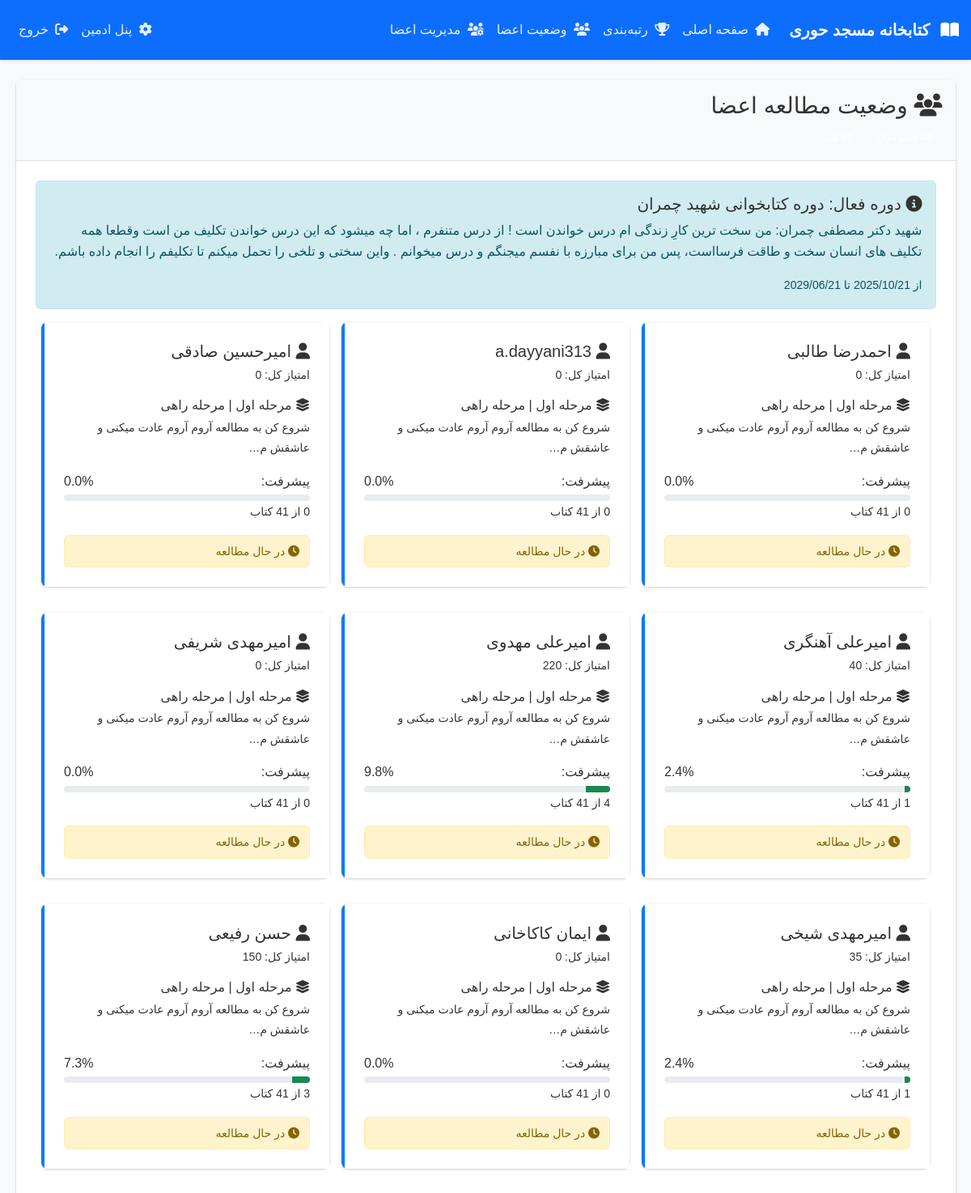
Page /member-progress/ (signed in, upper part) on the committed database.
### books/models.py (models this page shows, shortened)
class ReadingPeriod(models.Model):
    name = models.CharField(max_length=200, verbose_name="نام دوره")
    description = models.TextField(verbose_name="توضیحات")
    is_active = models.BooleanField(default=False, verbose_name="فعال")
    start_date = models.DateField(verbose_name="تاریخ شروع")
    end_date = models.DateField(verbose_name="تاریخ پایان")
    created_at = models.DateTimeField(auto_now_add=True)
    updated_at = models.DateTimeField(auto_now=True)
    class Meta:
        verbose_name = "دوره کتابخوانی"
        verbose_name_plural = "دوره‌های کتابخوانی"
        ordering = ['-created_at']

class Member(models.Model):
    GROUP_CHOICES = [
        ('soleimani', 'گروه شهید سلیمانی'),
        ('fakhrizadeh', 'گروه شهید فخری زاده'),
    ]
    user = models.OneToOneField(User, on_delete=models.CASCADE, null=True, blank=True, verbose_name="کاربر")
    first_name = models.CharField(max_length=100, verbose_name="نام", null=True, blank=True)
    last_name = models.CharField(max_length=100, verbose_name="نام خانوادگی", null=True, blank=True)
    group = models.CharField(max_length=20, choices=GROUP_CHOICES, default='fakhrizadeh', verbose_name="گروه")
    profile_image = models.ImageField(upload_to='members/profiles/', blank=True, null=True, verbose_name="تصویر پروفایل")
    current_stage = models.ForeignKey(Stage, on_delete=models.SET_NULL, null=True, blank=True, verbose_name="مرحله فعلی")
    total_score = models.IntegerField(default=0, verbose_name="امتیاز کل")
    is_active = models.BooleanField(default=True, verbose_name="فعال")
    created_at = models.DateTimeField(auto_now_add=True)
    updated_at = models.DateTimeField(auto_now=True)
    class Meta:
        verbose_name = "عضو"
        verbose_name_plural = "اعضا"
        ordering = ['-total_score', 'first_name']
    @property
    def full_name(self):
        if self.user:
            return f"{self.user.first_name} {self.user.last_name}" if self.user.first_name else self.user.username
        return f"{self.first_name} {self.last_name}"
    def get_completed_books_count(self):
        if self.current_stage:
            return BookAssignment.objects.filter(
                member=self,
                book__stage=self.current_stage,
                is_completed=True
            ).count()
        return 0
    def get_total_books_in_stage(self):
        if self.current_stage:
            return Book.objects.filter(stage=self.current_stage).count()
        return 0
    def get_stage_progress_percentage(self):
        total = self.get_total_books_in_stage()
        if total > 0:
            completed = self.get_completed_books_count()
            return round((completed / total) * 100, 1)
        return 0
    def can_advance_to_next_stage(self):
        if not self.current_stage:
            return False
        total_books = self.get_total_books_in_stage()
        completed_books = self.get_completed_books_count()
        return completed_books >= total_books

class Stage(models.Model):
    period = models.ForeignKey(ReadingPeriod, on_delete=models.CASCADE, verbose_name="دوره")
    stage_number = models.IntegerField(verbose_name="شماره مرحله")
    name = models.CharField(max_length=100, verbose_name="نام مرحله")
    description = models.TextField(verbose_name="توضیحات")
    image = models.ImageField(upload_to='stages/images/', blank=True, null=True, verbose_name="تصویر مرحله")
    order = models.IntegerField(verbose_name="ترتیب")
    created_at = models.DateTimeField(auto_now_add=True)
    class Meta:
        verbose_name = "مرحله"
        verbose_name_plural = "مراحل"
        unique_together = ['period', 'stage_number']
        ordering = ['order', 'stage_number']

### books/views.py (the view)
# urls.py: path('member-progress/', views.admin_member_progress, name='admin_member_progress'),
def admin_member_progress(request):
    if not request.user.is_staff:
        messages.error(request, 'شما دسترسی به این صفحه ندارید.')
        return redirect('books:home')
    try:
        active_period = ReadingPeriod.objects.get(is_active=True)
        stages = Stage.objects.filter(period=active_period).order_by('order')
        members = Member.objects.filter(is_active=True).order_by('first_name', 'last_name')
        total_members = members.count()
        total_books = Book.objects.filter(stage__period=active_period).count()
        member_details = []
        for member in members:
            stage_books = Book.objects.filter(stage=member.current_stage) if member.current_stage else Book.objects.none()
            assignments = BookAssignment.objects.filter(
                member=member,
                book__stage__period=active_period
            ).select_related('book', 'book__stage').order_by('book__stage__order', 'book__title')
            completed_books = []
            uncompleted_books = []
            for book in stage_books:
                assignment = assignments.filter(book=book).first()
                if assignment and assignment.is_completed:
                    completed_books.append({
                        'book': book,
                        'assignment': assignment,
                        'score': assignment.reading_score_earned + assignment.quiz_score_earned,
                        'returned_date': assignment.returned_date
                    })
                else:
                    uncompleted_books.append({
                        'book': book,
                        'assignment': assignment
                    })
            progress_stats = {
                'total_books_in_stage': member.get_total_books_in_stage(),
                'completed_books': member.get_completed_books_count(),
                'progress_percentage': member.get_stage_progress_percentage(),
                'can_advance': member.can_advance_to_next_stage(),
            }
            member_details.append({
                'member': member,
                'stage': member.current_stage,
                'completed_books': completed_books,
                'uncompleted_books': uncompleted_books,
                'progress_stats': progress_stats,
                'total_assignments': assignments.count(),
                'completed_assignments': assignments.filter(is_completed=True).count(),
            })
        context = {
            'active_period': active_period,
            'stages': stages,
            'members': members,
            'member_details': member_details,
            'total_members': total_members,
            'total_books': total_books,
        }
    except ReadingPeriod.DoesNotExist:
        context = {
            'active_period': None,
            'stages': [],
            'members': [],
            'member_details': [],
            'total_members': 0,
            'total_books': 0,
        }
    return render(request, 'books/admin_member_progress.html', context)

### books/context_processors.py (called while the page is built)
def notifications(request):
    if not request.user.is_authenticated:
        return {
            'header_notifications': [],
            'header_unread_notifications': 0,
        }
    user = request.user
    member = Member.objects.filter(user=user, is_active=True).first()
    if member:
        _ensure_due_notifications(user, member)
    notif_qs = Notification.objects.filter(
        Q(recipient=user) | Q(recipient__isnull=True)
    ).order_by('is_read', '-created_at')
    notifications_list = list(notif_qs[:5])
    unread_count = notif_qs.filter(is_read=False, recipient=user).count()
    return {
        'header_notifications': notifications_list,
        'header_unread_notifications': unread_count,
    }

### templates/books/admin_member_progress.html (shortened to what this page needs)
{% extends 'base.html' %}
{% load static %}
{% block content %}
<div class="container-fluid">
    <div class="row">
        <div class="col-12">
            <div class="card">
                <div class="card-header">
                    <h3 class="card-title">
                        <i class="fas fa-users"></i>
                        وضعیت مطالعه اعضا
                    </h3>
                    <div class="card-tools">
                        <span class="badge badge-info">{{ total_members }} عضو فعال</span>
                        <span class="badge badge-success">{{ total_books }} کتاب</span>
                    </div>
                </div>
                <div class="card-body">
                    {% if active_period %}
                        <div class="alert alert-info">
                            <h5><i class="fas fa-info-circle"></i> دوره فعال: {{ active_period.name }}</h5>
                            <p>{{ active_period.description }}</p>
                            <small>از {{ active_period.start_date|date:"Y/m/d" }} تا {{ active_period.end_date|date:"Y/m/d" }}</small>
                        </div>
                        {% if member_details %}
                            <div class="row">
                                {% for detail in member_details %}
                                    <div class="col-lg-4 col-md-6 mb-3">
                                        <div class="card border-left-primary member-card"
                                             data-member-id="{{ detail.member.id }}"
                                             style="cursor: pointer;">
                                            <div class="card-body">
                                                <div class="d-flex justify-content-between align-items-start mb-3">
                                                    <div>
                                                        <h5 class="mb-1">
                                                            <i class="fas fa-user text-primary"></i>
                                                            {{ detail.member.full_name }}
                                                        </h5>
                                                        <small class="text-muted">
                                                            امتیاز کل: {{ detail.member.total_score }}
                                                        </small>
                                                    </div>
                                                    <span class="badge badge-primary">
                                                    </span>
                                                </div>
                                                {% if detail.stage %}
                                                    <div class="mb-3">
                                                        <h6 class="text-primary mb-1">
                                                            <i class="fas fa-layer-group"></i>
                                                            {{ detail.stage.name }}
                                                        </h6>
                                                        <small class="text-muted">{{ detail.stage.description|truncatechars:50 }}</small>
                                                    </div>
                                                    <div class="mb-3">
                                                        <div class="d-flex justify-content-between mb-1">
                                                            <span>پیشرفت:</span>
                                                            <span>{{ detail.progress_stats.progress_percentage }}%</span>
                                                        </div>
                                                        <div class="progress" style="height: 8px;">
                                                            <div class="progress-bar bg-success"
                                                                 style="width: {{ detail.progress_stats.progress_percentage }}%">
                                                            </div>
                                                        </div>
                                                        <small class="text-muted">
                                                            {{ detail.progress_stats.completed_books }} از {{ detail.progress_stats.total_books_in_stage }} کتاب
                                                        </small>
                                                    </div>
                                                    {% if detail.progress_stats.can_advance %}
                                                        <div class="alert alert-success alert-sm mb-0">
                                                            <i class="fas fa-check-circle"></i>
                                                            آماده برای مرحله بعد
                                                        </div>
                                                    {% else %}
                                                        <div class="alert alert-warning alert-sm mb-0">
                                                            <i class="fas fa-clock"></i>
                                                            در حال مطالعه
                                                        </div>
                                                    {% endif %}
                                                {% else %}
                                                    <div class="alert alert-secondary alert-sm mb-0">
                                                        <i class="fas fa-exclamation-triangle"></i>
                                                        مرحله‌ای تعیین نشده
                                                    </div>
                                                {% endif %}
                                            </div>
                                        </div>
                                    </div>
                                {% endfor %}
                            </div>
                        {% else %}
                            <div class="alert alert-warning">
                                <i class="fas fa-exclamation-triangle"></i>
                                هیچ عضو فعالی یافت نشد.
                            </div>
                        {% endif %}
                    {% else %}
                        <div class="alert alert-danger">
                            <i class="fas fa-exclamation-circle"></i>
                            هیچ دوره فعالی یافت نشد. لطفاً ابتدا یک دوره کتابخوانی فعال کنید.
                        </div>
                    {% endif %}
                </div>
            </div>
        </div>
    </div>
</div>
{% endblock %}

### static/css/style.css (style rules this page uses)
:root { --primary: #0d6efd; --secondary: #6c757d; --success: #198754; --warning: #ffc107; --danger: #dc3545; --light: #f8f9fa; --dark: #212529; --border-radius: 8px; --shadow: 0 2px 4px rgba(0,0,0,0.1); }
* { box-sizing: border-box; }
body { font-family: 'IRANSans', 'Tahoma', sans-serif; line-height: 1.6; background-color: var(--light); overflow-x: hidden; }
.card { border: none; border-radius: var(--border-radius); box-shadow: var(--shadow); margin-bottom: 1.5rem; transition: transform 0.2s; }
.card-header { background: var(--primary); color: white; border-radius: var(--border-radius) var(--border-radius) 0 0; padding: 1rem; font-weight: 600; }
.card-body { padding: 1.5rem; }
.badge { font-weight: 500; padding: 0.4rem 0.8rem; }
.row { margin-left: 0; margin-right: 0; }
.col, [class*="col-"] { padding-left: 7.5px; padding-right: 7.5px; }

### templates/books/admin_member_progress.html (style rules this page uses)
.border-left-primary { border-left: 4px solid #007bff !important; }
.card { box-shadow: 0 0 1px rgba(0,0,0,.125), 0 1px 3px rgba(0,0,0,.2); margin-bottom: 1rem; }
.progress { height: 8px; }
.alert-sm { padding: 0.5rem 0.75rem; font-size: 0.875rem; }
.badge { font-size: 0.75rem; }
.card-header h5, .card-header h6, .card-body h5, .card-body h6, .card-body strong, .card-body .text-primary, .card-body .text-success, .card-body .text-warning, .card-body .text-muted { color: #333 !important; }
.card-header { background-color: #f8f9fa !important; color: #333 !important; border-bottom: 1px solid #dee2e6; }
.card-body { background-color: #fff !important; color: #333 !important; }
.alert { color: #333 !important; }
.alert-warning { background-color: #fff3cd !important; border-color: #ffeaa7 !important; color: #856404 !important; }
.alert-info { background-color: #d1ecf1 !important; border-color: #bee5eb !important; color: #0c5460 !important; }
.member-card { transition: all 0.3s ease; }

### rows in the picture
ReadingPeriod: name "دوره کتابخوانی شهید چمران", description "شهید دکتر مصطفی چمران: من سخت ترین کارِ زندگی ام درس خواندن است ! از درس متنفرم ، اما چه میشود که این درس خواندن تکلیف من است وقطعا همه تکلیف های انسان سخت و طاقت فرسااست، پس من برای مبارزه با نفسم میجنگم و درس میخوانم . واین سختی و تلخی را تحمل میکنم تا تکلیفم را انجام داده باشم.", start_date "2025/10/21", end_date "2029/06/21"
Member: member.full_name "احمدرضا طالبی", member.total_score "0", stage.name "مرحله اول | مرحله راهی", stage.description "شروع کن به مطالعه آروم آروم عادت میکنی و عاشقش م…", progress_stats.progress_percentage "0.0", progress_stats.completed_books "0", progress_stats.total_books_in_stage "41"
Member: member.full_name "a.dayyani313", member.total_score "0", stage.name "مرحله اول | مرحله راهی", stage.description "شروع کن به مطالعه آروم آروم عادت میکنی و عاشقش م…", progress_stats.progress_percentage "0.0", progress_stats.completed_books "0", progress_stats.total_books_in_stage "41"
Member: member.full_name "امیرحسین صادقی", member.total_score "0", stage.name "مرحله اول | مرحله راهی", stage.description "شروع کن به مطالعه آروم آروم عادت میکنی و عاشقش م…", progress_stats.progress_percentage "0.0", progress_stats.completed_books "0", progress_stats.total_books_in_stage "41"
Member: member.full_name "امیرعلی آهنگری", member.total_score "40", stage.name "مرحله اول | مرحله راهی", stage.description "شروع کن به مطالعه آروم آروم عادت میکنی و عاشقش م…", progress_stats.progress_percentage "2.4", progress_stats.total_books_in_stage "41"
Member: member.full_name "امیرعلی مهدوی", member.total_score "220", stage.name "مرحله اول | مرحله راهی", stage.description "شروع کن به مطالعه آروم آروم عادت میکنی و عاشقش م…", progress_stats.progress_percentage "9.8", progress_stats.completed_books "4", progress_stats.total_books_in_stage "41"
Member: member.full_name "امیرمهدی شریفی", member.total_score "0", stage.name "مرحله اول | مرحله راهی", stage.description "شروع کن به مطالعه آروم آروم عادت میکنی و عاشقش م…", progress_stats.progress_percentage "0.0", progress_stats.completed_books "0", progress_stats.total_books_in_stage "41"
Member: member.full_name "امیرمهدی شیخی", member.total_score "35", stage.name "مرحله اول | مرحله راهی", stage.description "شروع کن به مطالعه آروم آروم عادت میکنی و عاشقش م…", progress_stats.progress_percentage "2.4", progress_stats.total_books_in_stage "41"
Member: member.full_name "ایمان کاکاخانی", member.total_score "0", stage.name "مرحله اول | مرحله راهی", stage.description "شروع کن به مطالعه آروم آروم عادت میکنی و عاشقش م…", progress_stats.progress_percentage "0.0", progress_stats.completed_books "0", progress_stats.total_books_in_stage "41"
Member: member.full_name "حسن رفیعی", member.total_score "150", stage.name "مرحله اول | مرحله راهی", stage.description "شروع کن به مطالعه آروم آروم عادت میکنی و عاشقش م…", progress_stats.progress_percentage "7.3", progress_stats.total_books_in_stage "41"
